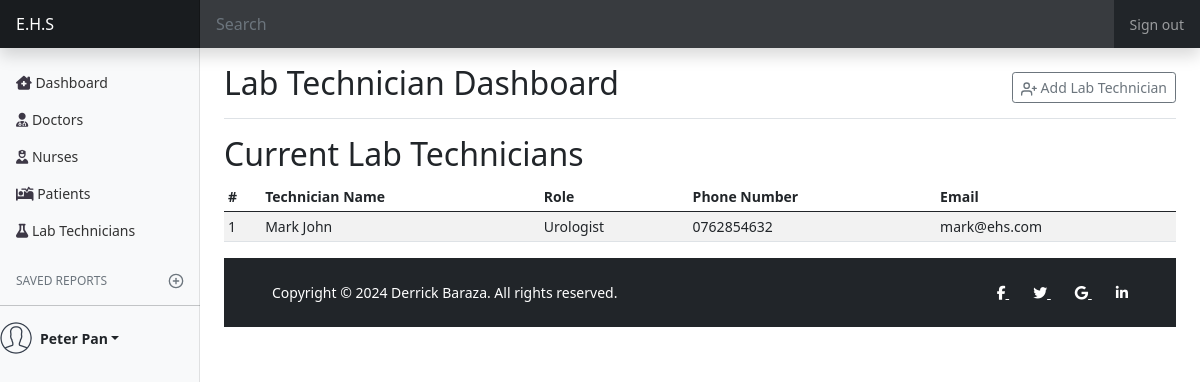
The page /admindashboard/technicians/index.php (signed in) on the database its author committed.
### tables this page shows
CREATE TABLE IF NOT EXISTS `technician` (
  `techID` int(11) NOT NULL AUTO_INCREMENT,
  `technicianName` varchar(50) NOT NULL,
  `role` varchar(15) NOT NULL,
  `phoneNo` int(11) NOT NULL,
  `email` varchar(50) NOT NULL,
  PRIMARY KEY (`techID`)
);

### includes/globvars.php (called while the page is built, shortened)
<?php
    $admin = "admin";
?>

### admindashboard/technicians/index.php (the view, shortened to what this page needs)
<?php
  include "../../includes/globvars.php";
  include "../../includes/dblink.php";
  if (isset($_SESSION['ID'])&&isset($_SESSION['Name'])&&isset($_SESSION['email'])&&$_SESSION['user']===$admin) {
    $sql = "SELECT `techID`, `technicianName`, `role`, `phoneNo`, `email` FROM `technician`;";
    $result = mysqli_query($mysqli, $sql);
?>
    <!doctype html>
    <html lang="en">
      <head>
        <link rel="stylesheet" href="https://cdn.jsdelivr.net/npm/bootstrap-icons@1.11.2/font/bootstrap-icons.min.css">
        <link href="../../css/bootstrap.min.css" rel="stylesheet">
        <link href="../../css/dashboard.css" rel="stylesheet">
      </head>
      <body>
      <header class="navbar navbar-dark sticky-top bg-dark flex-md-nowrap p-0 shadow">
        <a class="navbar-brand col-md-3 col-lg-2 me-0 px-3" href="#" id="home">E.H.S</a>
        <input class="form-control form-control-dark w-100" type="text" placeholder="Search" aria-label="Search">
        <div class="navbar-nav">
          <div class="nav-item text-nowrap">
            <a class="nav-link px-3" href="../validation/logout.php" id="signout">Sign out</a>
          </div>
        </div>
      </header>
      <div class="container-fluid">
        <div class="row">
          <?php @include("../includes/nav.php");?>
          <main class="col-md-9 ms-sm-auto col-lg-10 px-md-4">
            <div class="d-flex justify-content-between flex-wrap flex-md-nowrap align-items-center pt-3 pb-2 mb-3 border-bottom">
              <h1 class="h2">Lab Technician Dashboard</h1>
              <div class="btn-toolbar mb-2 mb-md-0">
                <button type="button" class="btn btn-sm btn-outline-secondary"  data-bs-toggle="modal" data-bs-target="#exampleModal">
                  <span data-feather="user-plus"></span>
                  Add Lab Technician
                </button>
              </div>
            </div>
            <h2>Current Lab Technicians</h2>
            <div class="table-responsive">
        <table class="table table-striped table-sm">
          <thead>
            <tr>
              <th scope="col">#</th>
              <th scope="col">Technician Name</th>
              <th scope="col">Role</th>
              <th scope="col">Phone Number</th>
              <th scope="col">Email</th>
            </tr>
          </thead>
          <tbody>
            <?php
              $i =1;
              foreach ($result as $res) {
                  $name=$res['technicianName'];
                  $role = $res['role'];
                  $email=$res['email'];
                  $number="0".$res['phoneNo'];
            ?>
            <tr>
              <td><?php echo $i;?></td>
              <td><?php echo $name;?></td>
              <td><?php echo $role;?></td>
              <td><?php echo $number;?></td>
              <td><?php echo $email;?></td>
            </tr>
            <?php
                $i++;
              }
            ?>
          </tbody>
        </table>
      </div>
            <?php @include("../../includes/copyright.php");?>
          </main>
        </div>
      </div>
      </body>
    </html>
<?php
  }else {
    header("Location: ../../validation/logout.php?message=Kindly log in");
  }
?>

### css/dashboard.css (style rules this page uses)
body { font-size: .875rem; }
.feather { width: 16px; height: 16px; vertical-align: text-bottom; }
.navbar-brand { padding-top: .75rem; padding-bottom: .75rem; font-size: 1rem; background-color: rgba(0, 0, 0, .25); box-shadow: inset -1px 0 0 rgba(0, 0, 0, .25); }
.navbar .form-control { padding: .75rem 1rem; border-width: 0; border-radius: 0; }
.form-control-dark { color: #fff; background-color: rgba(255, 255, 255, .1); border-color: rgba(255, 255, 255, .1); }

### rows shown on the page
technician: technicianName "Mark John", role "Urologist", phoneNo "0762854632", email "mark@ehs.com"

### other values the page prints
$name "Peter Pan"
